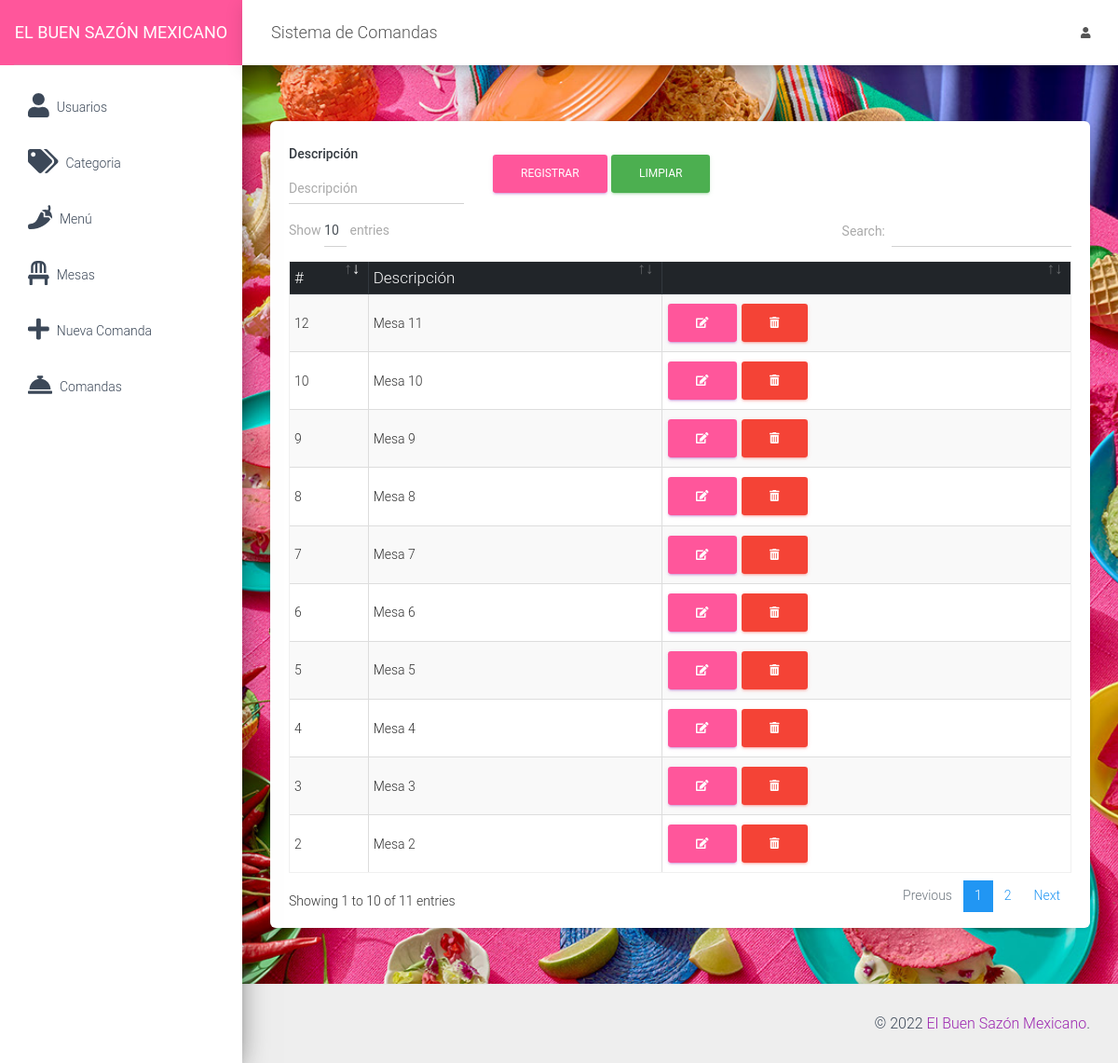
The page /src/mesas.php (signed in) on the database its author committed.
### tables this page shows
CREATE TABLE `mesa` (
  `IdMesa` int(11) NOT NULL,
  `Descrip` varchar(100) NOT NULL
);

### src/mesas.php (the view, shortened to what this page needs)
<?php
include_once "includes/header.php";
?>
<div class="card">
    <div class="card-body">
        <div class="row">
            <div class="col-md-12">
                <form action="" method="post" autocomplete="off" id="formulario">
                    <div class="row">
                        <div class="col-md-3">
                            <div class="form-group">
                                <label for="Descrip" class="text-dark font-weight-bold">Descripción</label>
                                <input type="text" placeholder="Descripción" name="Descrip" id="Descrip" class="form-control">
                            </div>
                        </div>
                        <div class="col-md-4 mt-3">
                            <input type="submit" value="Registrar" class="btn btn-primary" id="btnAccion">
                            <input type="button" value="Limpiar" class="btn btn-success" id="btnNuevo" onclick="limpiar()">
                        </div>
                    </div>
                </form>
            </div>
            <div class="col-md-12">
                <div class="table-responsive">
                    <table class="table table-striped table-bordered" id="tbl">
                        <thead class="thead-dark">
                            <tr>
                                <th>#</th>
                                <th>Descripción</th>
                                <th></th>
                            </tr>
                        </thead>
                        <tbody>
                            <?php
                            include "../conexion.php";
                            $query = mysqli_query($conexion, "SELECT * FROM mesa");
                            $result = mysqli_num_rows($query);
                            if ($result > 0) {
                                while ($data = mysqli_fetch_assoc($query)) { ?>
                                    <tr>
                                        <td><?php echo $data['IdMesa']; ?></td>
                                        <td><?php echo $data['Descrip']; ?></td>
                                        <td>
                                            <a href="#" onclick="editarMesa(<?php echo $data['IdMesa']; ?>)" class="btn btn-primary"><i class='fas fa-edit'></i></a>
                                            <form action="eliminar_mesa.php?id=<?php echo $data['IdMesa']; ?>" method="post" class="confirmar d-inline">
                                                <button class="btn btn-danger" type="submit"><i class='fas fa-trash-alt'></i> </button>
                                            </form>
                                        </td>
                                    </tr>
                            <?php }
                            } ?>
                        </tbody>
                    </table>
                </div>
            </div>
        </div>
    </div>
</div>
<?php include_once "includes/footer.php"; ?>

### rows shown on the page
mesa: IdMesa "2", Descrip "Mesa 2"
mesa: IdMesa "3", Descrip "Mesa 3"
mesa: IdMesa "4", Descrip "Mesa 4"
mesa: IdMesa "5", Descrip "Mesa 5"
mesa: IdMesa "6", Descrip "Mesa 6"
mesa: IdMesa "7", Descrip "Mesa 7"
mesa: IdMesa "8", Descrip "Mesa 8"
mesa: IdMesa "9", Descrip "Mesa 9"
mesa: IdMesa "10", Descrip "Mesa 10"
mesa: IdMesa "12", Descrip "Mesa 11"
